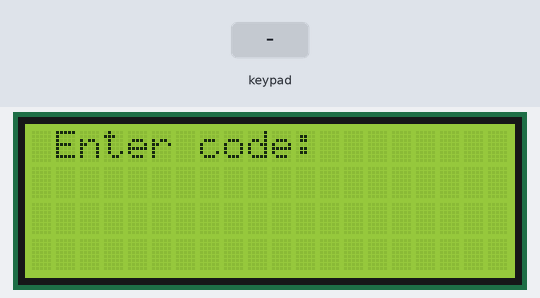
Recording of a sketch running on a simulated Arduino Uno, built with avr-gcc and run on an emulated ATmega328P. Shown: 20×4 character LCD. Inputs (shaded band) come from the test bench. What the sketch prints to the serial monitor is not drawn.

Above: at 1.2 s.
1.3 s: keypad keys 9 8 7 6 # pressed 0.4 s apart
At 3.1 s:
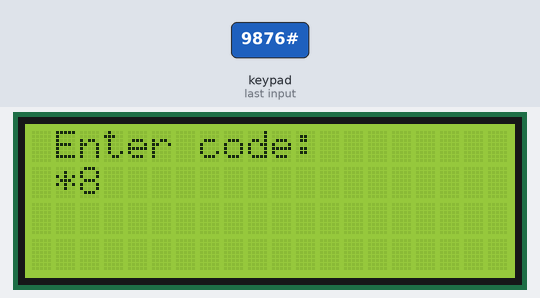
4.8 s: key 'A' pressed
At 7.2 s:
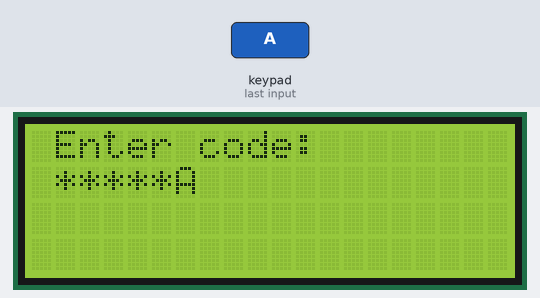
7.8 s: keypad keys 9 8 7 6 * pressed 0.4 s apart
At 8.6 s:
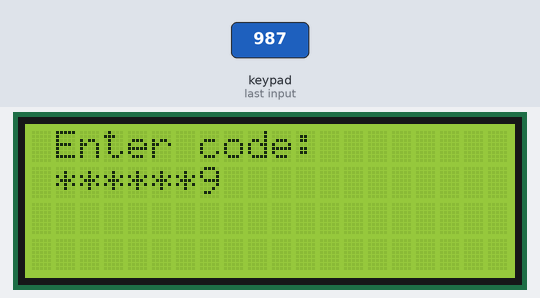
11.3 s: key 'B' pressed
At 13.7 s:
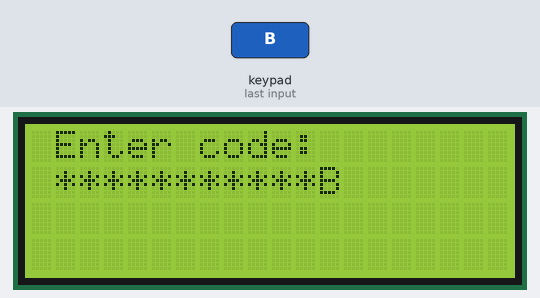
14.3 s: keypad keys 9 8 7 6 D pressed 0.4 s apart
At 15.1 s:
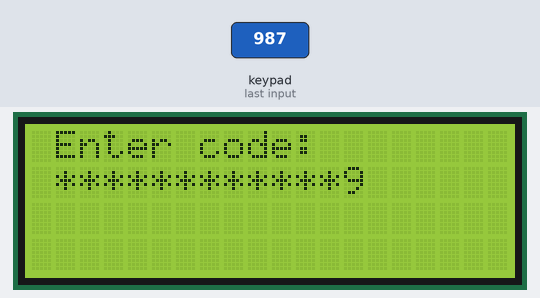
17.8 s: key 'C' pressed
At 21.1 s:
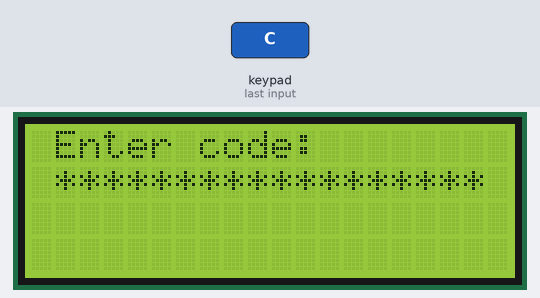
Timing chart, 0 to 21.8 s (numbered marks = the images above; inputs shaded):
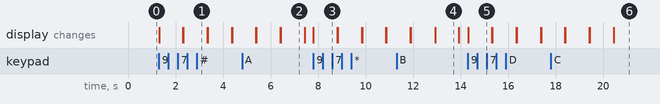

Measured:
- after the input at 1.3 s, the display: first changes at once (image 1 shows a later state)
- after the input at 4.8 s, the display: first differs from a run without the input after 1.6 s (image 2)
- after the input at 7.8 s, the display: changes at once (image 3)
- after the input at 11.3 s, the display: first differs from a run without the input after 1.6 s (image 4)
- after the input at 14.3 s, the display: changes at once (image 5)
- after the input at 17.8 s, the display: first differs from a run without the input after 1.6 s (image 6 shows a later state)
- what the display in image 2 shows lasts 1.0 s, from 6.4 s to 7.4 s

The sketch:

keypad_+display.ino
```cpp
#include <LiquidCrystal_I2C.h>

#include <Keypad.h>
LiquidCrystal_I2C lcd(0x27,20,4);
const byte ROWS = 4;
const byte COLS = 4;
char keypressed;
char hexaKeys[ROWS][COLS] = {
  {'1', '2', '3', 'A'},
  {'4', '5', '6', 'B'},
  {'7', '8', '9', 'C'},
  {'*', '0', '#', 'D'}
};

byte rowPins[ROWS] = {9, 8, 7, 6};
byte colPins[COLS] = {5, 4, 3, 2};

Keypad customKeypad = Keypad(makeKeymap(hexaKeys), rowPins, colPins, ROWS, COLS);

void setup(){
 lcd.init();

 lcd.backlight();
  lcd.setCursor(1,0);
  lcd.print("Enter code:");

     keypressed = customKeypad.getKey();
     if (keypressed =='A'){        //If A is pressed, activate the alarm

    }
  Serial.begin(9600);
}

void loop(){
  char customKey = customKeypad.getKey();
  static int i = 1;
  if (customKey){

    lcd.setCursor(i,1);
    lcd.print(customKey);
    Serial.println(customKey);
    delay(1000);
    lcd.setCursor(i,1);
    lcd.print("*");
    i++;
  }
}
```
